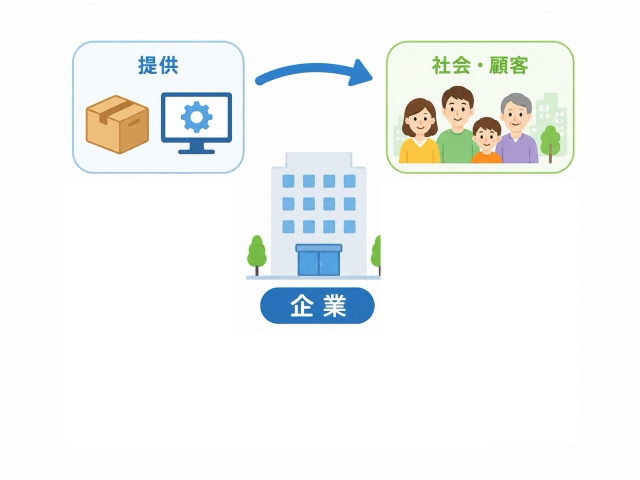
#> input picture apps/ipa_ip/contents/lessons/images/2-1.jpeg, 1280 x 960 px (shown at 1/2 size)
$ python remove_bg.py ../../apps/ipa_ip/contents/lessons/images/2-1.jpeg
#> lines starting #> are read from the running program, lines starting #| are printed output that depends on the picture; after the words box and inside, x2 and y2 are one past the last pixel; in counts of white or black regions, pixels touching at a corner belong together
#> in main, img is the input picture: PIL image 1280x960 RGB; mean R, G, B 242.4, 245, 244.4
# /// script
# requires-python = ">=3.11"
# dependencies = ["pillow", "numpy", "scipy"]
# ///
"""白背景で生成した単品イラストPNGの背景を透過にする（上書き）。

split_pose_sheet.py と同じフラッドフィル方式:
画像の外周から連結した白領域だけを抜くため、オブジェクト内部の白
（盾のハイライト・書類の紙面など）は保持される。輪郭線の小さな
切れ目は膨張処理で塞いでから判定する。

使い方:
  mise exec -- uv run remove_bg.py ../ipa_sg/video/assets_common/icon/*.png

既に透過ピクセルを持つ画像は処理済みとみなしてスキップする（--force で再処理）。
"""
import argparse

import numpy as np
from PIL import Image
from scipy import ndimage

WHITE_THRESHOLD = 235  # min(R,G,B)がこれ以上なら背景候補の白
SEAL = 3               # 線画の切れ目を塞ぐ膨張量(px)


def remove_background(arr):
    near_white = arr.min(axis=2) >= WHITE_THRESHOLD
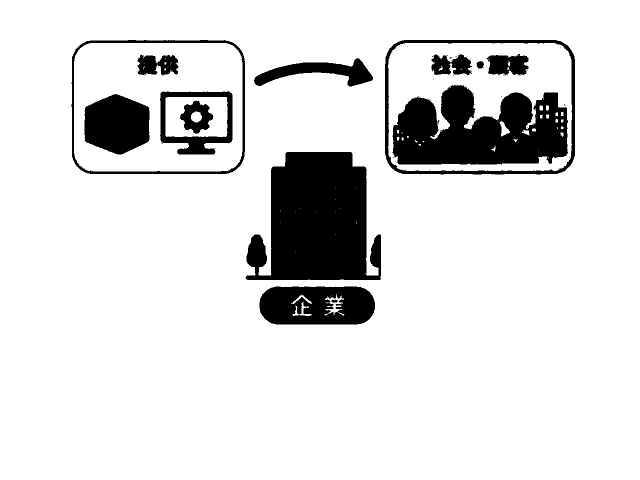
#> near_white: shape (960, 1280) bool (shown at 1/2 size); 87.4% white; 58 black regions (44 under 20 px), largest, box (x1, y1, x2, y2) and area: (491, 304, 762, 560) 51274, (786, 170, 1136, 330) 40440, (519, 573, 750, 649) 15116
    ink = ndimage.binary_dilation(~near_white, iterations=SEAL)
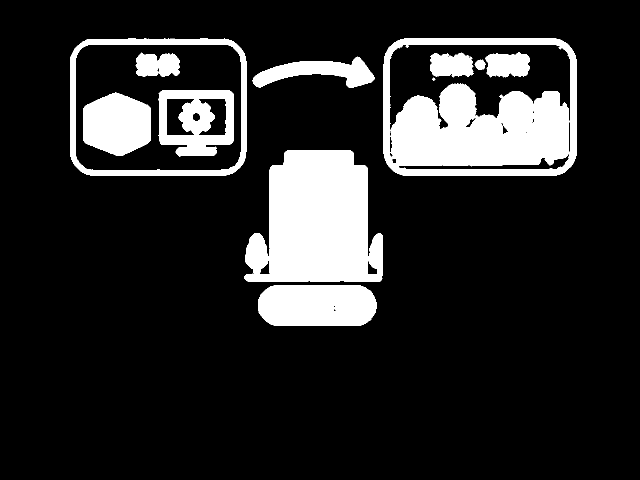
#> ink: shape (960, 1280) bool (shown at 1/2 size); 15.5% white; 12 white regions, largest, box (x1, y1, x2, y2) and area: (767, 77, 1153, 352) 60991, (488, 301, 765, 563) 55432, (516, 570, 753, 652) 17838
    labels, _ = ndimage.label(~ink)
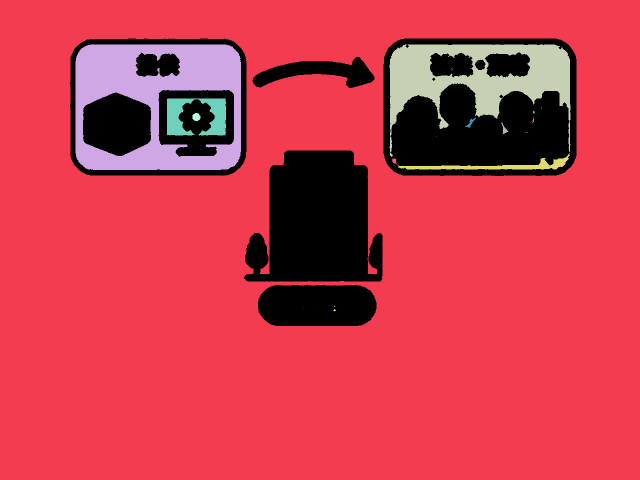
#> labels: shape (960, 1280) int32 (shown at 1/2 size); 34 distinct labels, from 0 to 33; one colour per label, 0 black
    border = set(labels[0, :]) | set(labels[-1, :]) | set(labels[:, 0]) | set(labels[:, -1])
#> border = 1 item
    border.discard(0)
    bg_sealed = np.isin(labels, list(border))
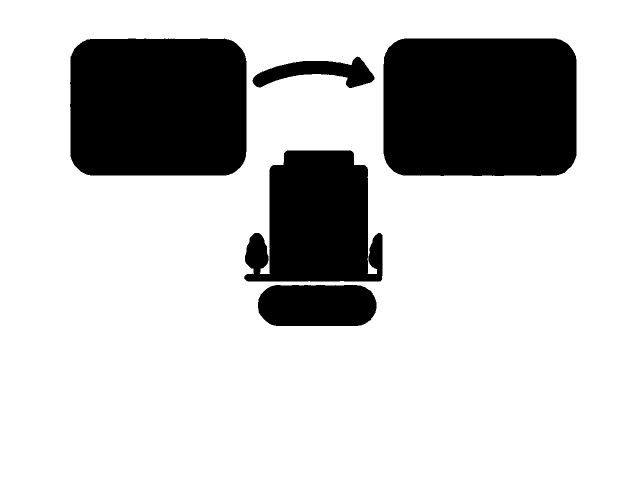
#> bg_sealed: shape (960, 1280) bool (shown at 1/2 size); 77.3% white; 5 black regions, box (x1, y1, x2, y2) and area: (767, 77, 1153, 352) 103798, (140, 77, 493, 351) 94203, (488, 301, 765, 563) 55432, (516, 570, 753, 652) 17859, (505, 113, 749, 176) 7363
    background = ndimage.binary_dilation(bg_sealed, iterations=SEAL + 1) & near_white
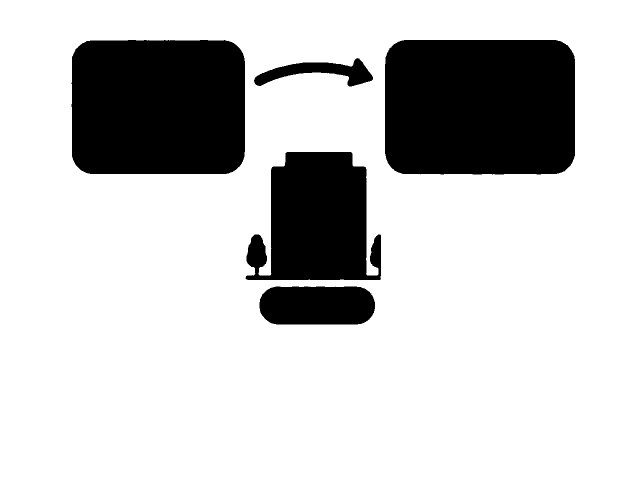
#> background: shape (960, 1280) bool (shown at 1/2 size); 78.5% white; 5 black regions, box (x1, y1, x2, y2) and area: (770, 80, 1150, 349) 100193, (143, 80, 490, 348) 90810, (491, 304, 762, 560) 51318, (519, 573, 750, 649) 16248, (508, 116, 746, 173) 5774
    alpha = np.where(background, 0, 255).astype(np.uint8)
    return ndimage.uniform_filter(alpha.astype(np.float32), size=3).astype(np.uint8)
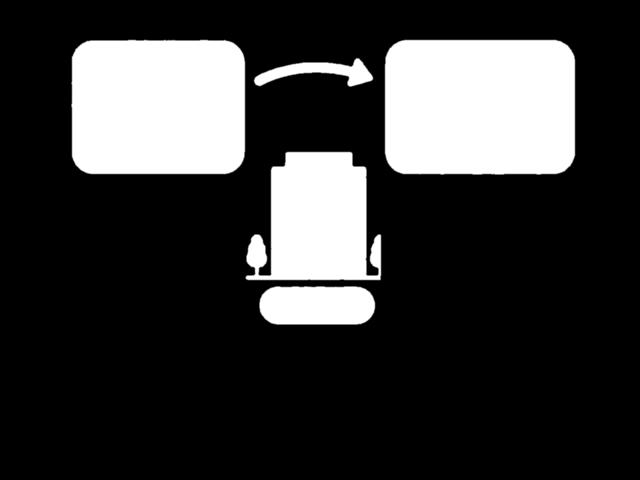
#> returned value: shape (960, 1280) (shown at 1/2 size); min 0, max 255, mean 54.9


def main():
    p = argparse.ArgumentParser(description=__doc__)
    p.add_argument("files", nargs="+", help="処理するPNG（上書き保存）")
    p.add_argument("--force", action="store_true", help="透過済みの画像も再処理する")
    a = p.parse_args()

    for path in a.files:
        img = Image.open(path)
        if not a.force and img.mode == "RGBA" and np.asarray(img)[:, :, 3].min() < 255:
            print(f"skip (already transparent): {path}")
            continue
        arr = np.asarray(img.convert("RGB"))
        rgba = np.dstack([arr, remove_background(arr)])
        Image.fromarray(rgba).save(path)
        print(f"done: {path}")


if __name__ == "__main__":
    main()

$ run again, on apps/ipa_ip/contents/lessons/images/1-1.png
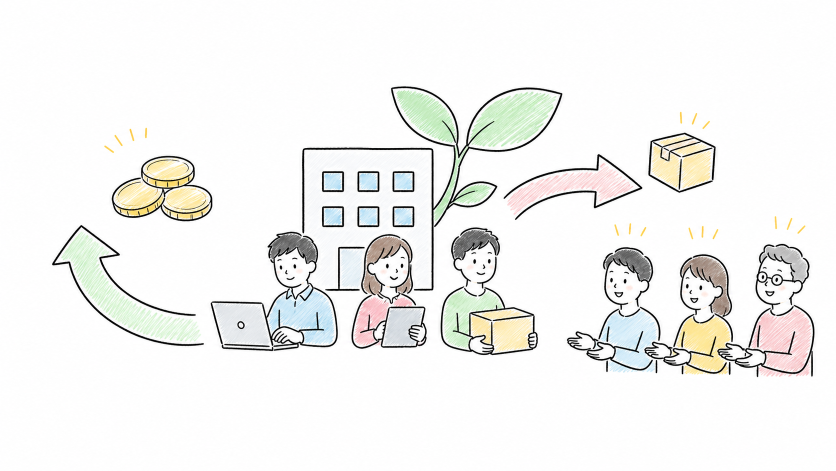
#> input picture apps/ipa_ip/contents/lessons/images/1-1.png, 1672 x 941 px (shown at 1/2 size)
#> in main, img is the input picture: PIL image 1672x941 RGB; mean R, G, B 242.2, 242.3, 240.5
#> near_white: shape (941, 1672) bool; 86.1% white; 135 black regions (49 under 20 px), largest, box (x1, y1, x2, y2) and area: (1133, 487, 1629, 755) 47981, (604, 172, 1125, 582) 31915, (421, 463, 676, 703) 24592
#> ink: shape (941, 1672) bool; 19.6% white; 49 white regions, largest, box (x1, y1, x2, y2) and area: (418, 169, 1128, 706) 108212, (1130, 484, 1632, 758) 72255, (878, 451, 1079, 714) 28409
#> in remove_background, `labels, _ = ndimage.label(~ink)`:
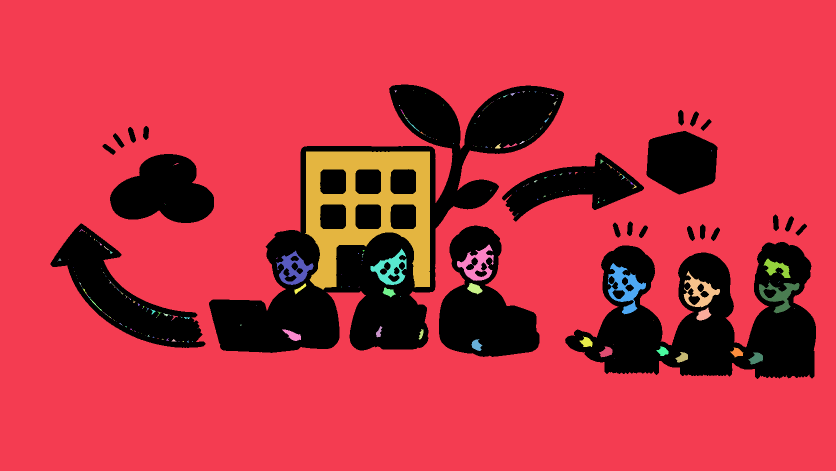
#> labels: shape (941, 1672) int32 (shown at 1/2 size); 371 distinct labels, from 0 to 370; one colour per label, 0 black
#> border = 1 item
#> bg_sealed: shape (941, 1672) bool; 76.7% white; 23 black regions, largest, box (x1, y1, x2, y2) and area: (418, 169, 1128, 706) 166469, (1130, 484, 1632, 758) 84759, (878, 451, 1079, 714) 32067
#> background: shape (941, 1672) bool; 78.6% white; 23 black regions, largest, box (x1, y1, x2, y2) and area: (421, 172, 1125, 703) 156833, (1133, 487, 1629, 755) 78126, (881, 454, 1076, 711) 29683
#> in remove_background, `return ndimage.uniform_filter(alpha.astype(np.float32), size=3).astype..`:
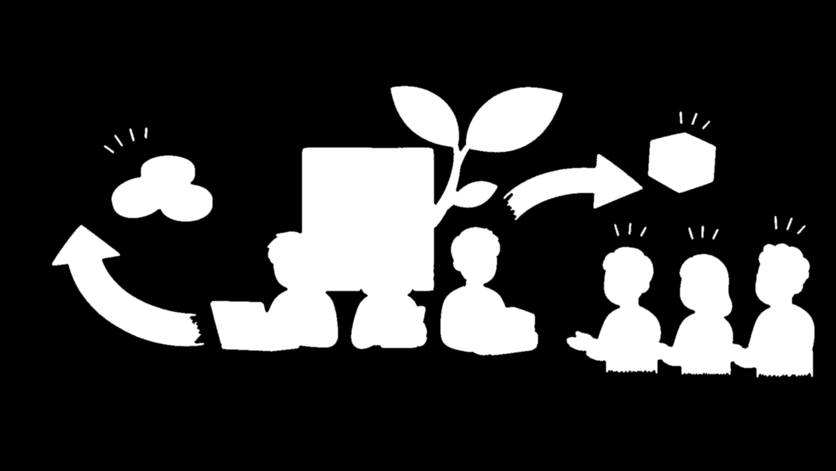
#> returned value: shape (941, 1672) (shown at 1/2 size); min 0, max 255, mean 54.6

$ run again, on apps/ipa_ip/contents/lessons/images/1-2.png
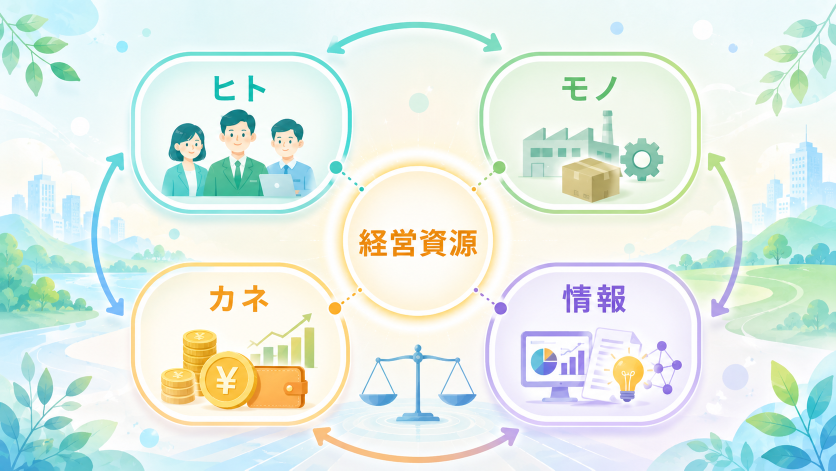
#> input picture apps/ipa_ip/contents/lessons/images/1-2.png, 1672 x 941 px (shown at 1/2 size)
#> in main, img is the input picture: PIL image 1672x941 RGB; mean R, G, B 225.2, 237.7, 229.9
#> near_white: shape (941, 1672) bool; 49.5% white; 785 white regions (672 under 20 px), largest, box (x1, y1, x2, y2) and area: (0, 0, 1672, 941) 643966, (303, 146, 655, 360) 40078, (1014, 153, 1342, 381) 31075
#> ink: shape (941, 1672) bool; 62.3% white; 190 black regions (107 under 20 px), largest, box (x1, y1, x2, y2) and area: (273, 0, 1672, 840) 327699, (0, 107, 605, 531) 62460, (1137, 603, 1672, 941) 34573
#> in remove_background, `labels, _ = ndimage.label(~ink)`:
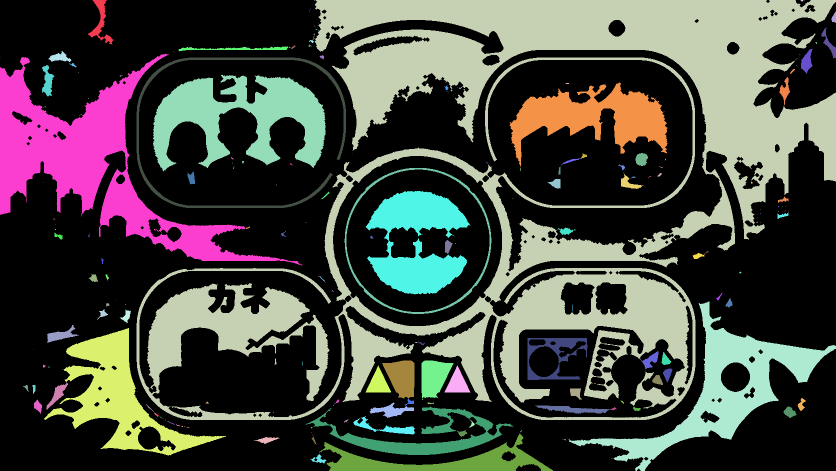
#> labels: shape (941, 1672) int32 (shown at 1/2 size); 367 distinct labels, from 0 to 366; one colour per label, 0 black
#> border = 12 items
#> bg_sealed: shape (941, 1672) bool; 27.7% white; 11 white regions (4 under 20 px), largest, box (x1, y1, x2, y2) and area: (273, 0, 1672, 840) 326767, (0, 107, 605, 531) 62451, (1137, 603, 1672, 941) 34569
#> background: shape (941, 1672) bool; 33.4% white; 8 white regions, largest, box (x1, y1, x2, y2) and area: (270, 0, 1672, 843) 396895, (0, 103, 609, 534) 72041, (1133, 600, 1672, 941) 40690
#> in remove_background, `return ndimage.uniform_filter(alpha.astype(np.float32), size=3).astype..`:
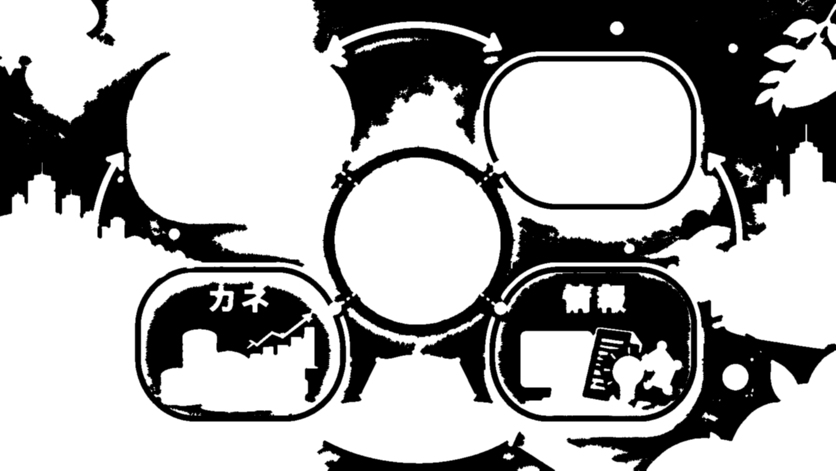
#> returned value: shape (941, 1672) (shown at 1/2 size); min 0, max 255, mean 169.7

$ run again, on apps/ipa_ip/contents/lessons/images/1-3.png
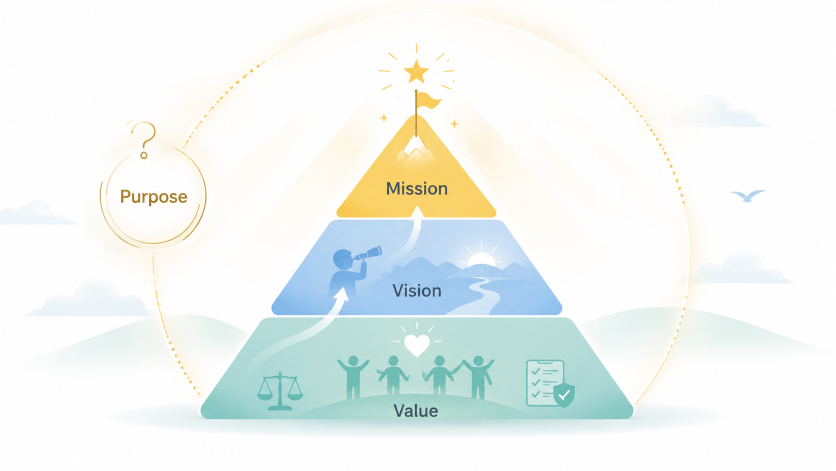
#> input picture apps/ipa_ip/contents/lessons/images/1-3.png, 1672 x 941 px (shown at 1/2 size)
#> in main, img is the input picture: PIL image 1672x941 RGB; mean R, G, B 239.6, 244.8, 242.3
#> near_white: shape (941, 1672) bool; 77.9% white; 233 black regions (147 under 20 px), largest, box (x1, y1, x2, y2) and area: (345, 634, 1340, 868) 175343, (542, 439, 1125, 631) 88061, (672, 178, 993, 435) 37409
#> ink: shape (941, 1672) bool; 25% white; 52 white regions, largest, box (x1, y1, x2, y2) and area: (342, 175, 1394, 871) 320169, (196, 188, 450, 770) 15138, (1403, 620, 1581, 692) 6878
#> in remove_background, `labels, _ = ndimage.label(~ink)`:
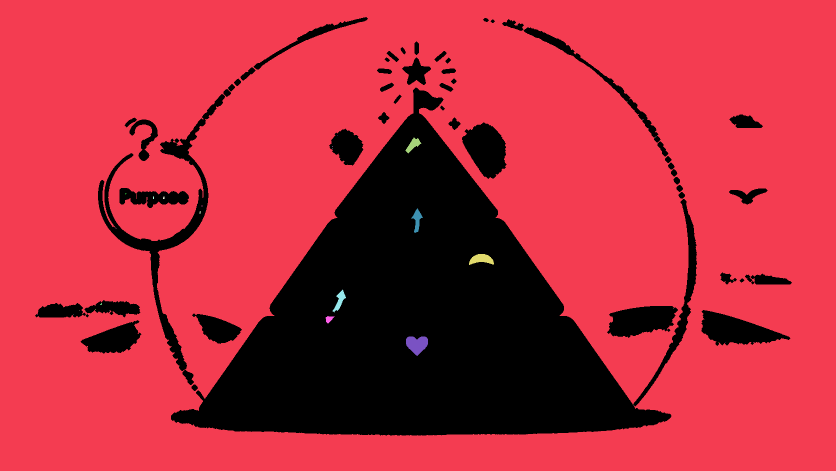
#> labels: shape (941, 1672) int32 (shown at 1/2 size); 50 distinct labels, from 0 to 49; one colour per label, 0 black
#> border = 1 item
#> bg_sealed: shape (941, 1672) bool; 74.8% white; 52 black regions, largest, box (x1, y1, x2, y2) and area: (342, 175, 1394, 871) 323595, (196, 188, 450, 770) 15160, (1403, 620, 1581, 692) 6881
#> background: shape (941, 1672) bool; 77.1% white; 109 black regions (56 under 20 px), largest, box (x1, y1, x2, y2) and area: (345, 178, 1340, 868) 310144, (199, 240, 414, 739) 8120, (927, 248, 1010, 355) 5685
#> in remove_background, `return ndimage.uniform_filter(alpha.astype(np.float32), size=3).astype..`:
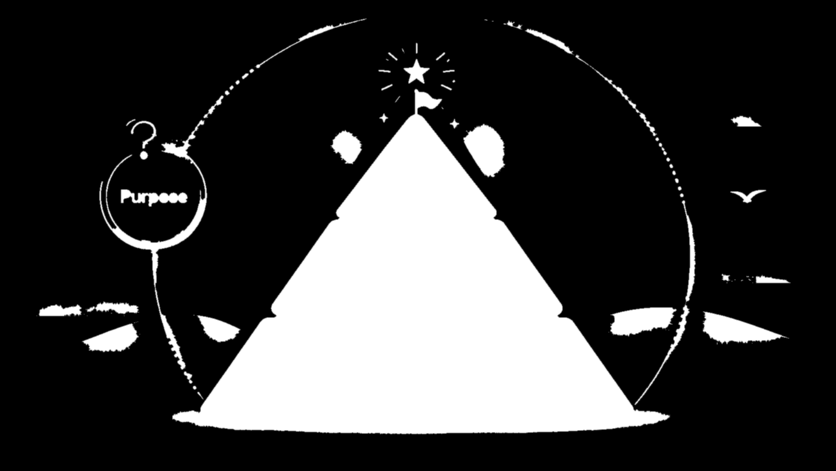
#> returned value: shape (941, 1672) (shown at 1/2 size); min 0, max 255, mean 58.4
